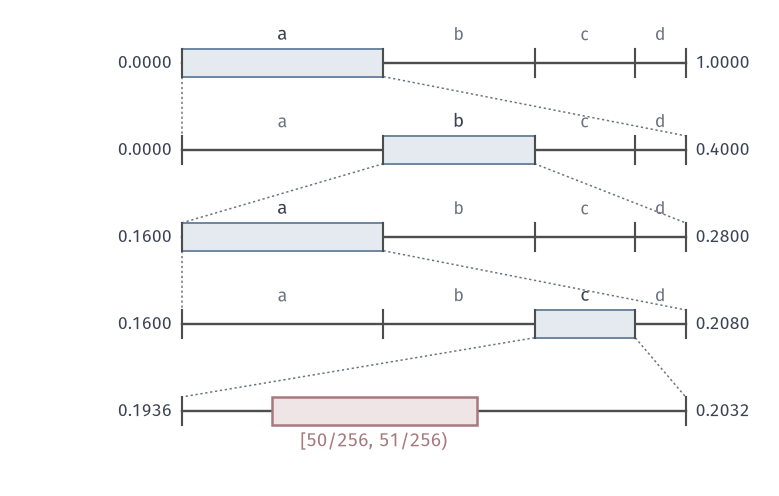

Generate this figure with Python:
from pathlib import Path
import sys
HERE = Path(__file__).resolve().parent
sys.path.insert(0, str(HERE.parent/"lossless-common"))
from lossless_fig import *
# Arithmetic coding of the message abac under p = (0.4,0.3,0.2,0.1), symbol order a,b,c,d.
# Each row redraws the current interval at full width and splits it in proportion 4:3:2:1; the kept
# sub-interval (light blue) is magnified into the next row. Exact rationals: final interval
# [0.1936, 0.2032), width 0.0096; codeword length ceil(log2(1/0.0096))+1 = 8, dyadic interval
# [50/256, 51/256) (red) lies inside it.
msg = [0, 1, 0, 2]
F = [Fraction(0)]
for q in PF[:-1]:
    F.append(F[-1]+q)
lo, w = Fraction(0), Fraction(1); rows = [(lo, w)]
for s in msg:
    lo, w = lo + w*F[s], w*PF[s]; rows.append((lo, w))
ell = math.ceil(-math.log2(float(w))) + 1
k = math.ceil(lo * 2**ell)
fig, ax = figure(width_mm=110, height_mm=70)
panel(fig, left=.13, right=.97, bottom=.04, top=.97)
X0, X1 = 0., 1.; ys = [4, 3, 2, 1, 0]; hh = .32
for r, (a, ww) in enumerate(rows):
    y = ys[r]
    ax.plot([X0, X1], [y, y], color=STROKE, lw=.95)
    if r < 4:
        s = msg[r]
        for j in range(4):
            u0 = float(F[j]); u1 = u0 + float(PF[j])
            if j == s:
                ax.add_patch(__import__('matplotlib').patches.Rectangle((u0, y-hh/2), u1-u0, hh, fc=BLUE_FILL, ec=BLUE, lw=.8, zorder=2))
            ax.plot([u0, u0], [y-hh/2, y+hh/2], color=STROKE, lw=.85, zorder=3)
            lab(ax, (u0+u1)/2, y+hh/2+.05, '$%s$' % NAMES[j], INK if j == s else MUTED, ha='center', va='bottom', fontsize=7.5 if j == s else 7)
        ax.plot([1, 1], [y-hh/2, y+hh/2], color=STROKE, lw=.85, zorder=3)
        u0 = float(F[s]); u1 = u0+float(PF[s])
        ax.plot([u0, 0], [y-hh/2, ys[r+1]+hh/2], color=MUTED, lw=.6, ls=DOT)
        ax.plot([u1, 1], [y-hh/2, ys[r+1]+hh/2], color=MUTED, lw=.6, ls=DOT)
    else:
        ax.plot([0, 0], [y-hh/2, y+hh/2], color=STROKE, lw=.85); ax.plot([1, 1], [y-hh/2, y+hh/2], color=STROKE, lw=.85)
        c0 = (Fraction(k, 2**ell)-a)/ww; c1 = (Fraction(k+1, 2**ell)-a)/ww
        ax.add_patch(__import__('matplotlib').patches.Rectangle((float(c0), y-hh/2), float(c1-c0), hh, fc=RED_FILL, ec=RED, lw=1.0, zorder=2))
        lab(ax, float(c0+c1)/2, y-hh/2-.08, r'$[50/256,\,51/256)$', RED, ha='center', va='top')
    lab(ax, -.02, y, '%.4f' % float(a), INK, ha='right', va='center', fontsize=7)
    lab(ax, 1.02, y, '%.4f' % float(a+ww), INK, ha='left', va='center', fontsize=7)
ax.set_xlim(-.16, 1.14); ax.set_ylim(-.75, 4.55); ax.axis('off')
save(fig, HERE, 'figure', {'rows': [[float(a), float(a+ww), float(ww)] for a, ww in rows], 'ell': ell, 'k': k})
